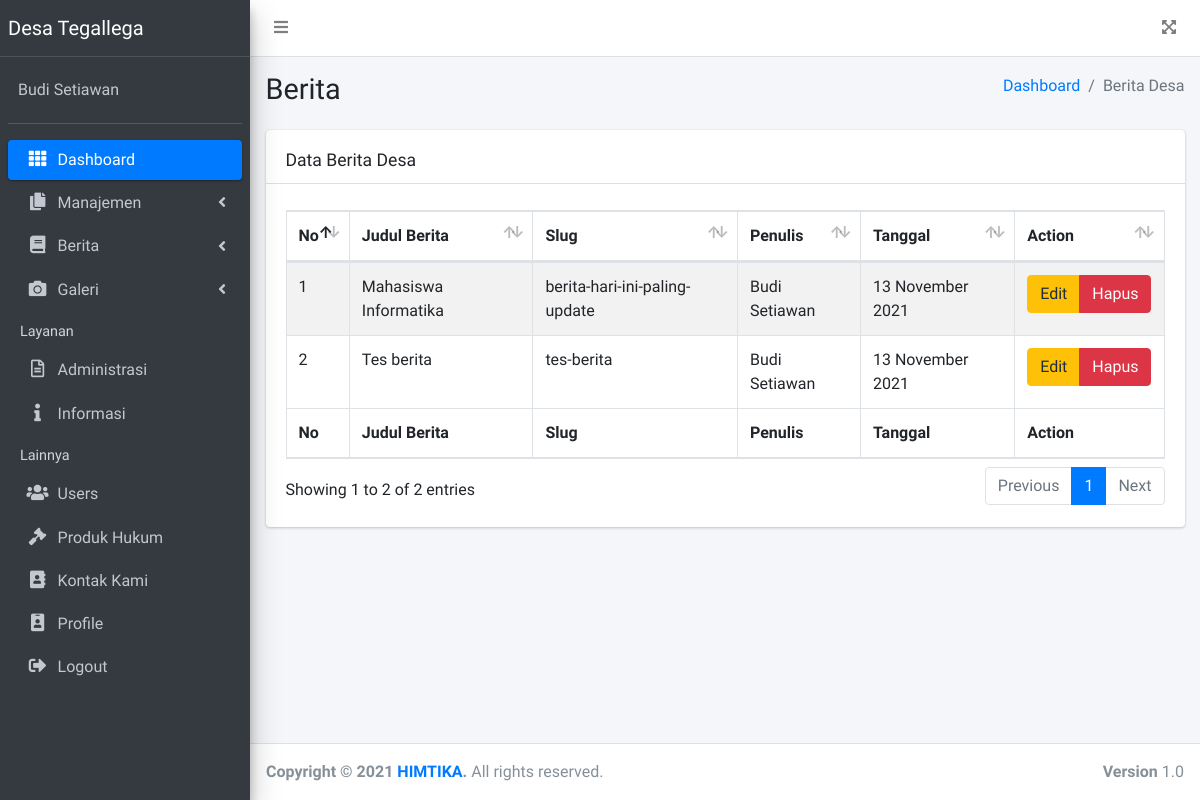
Screenshot of /backend/index?page=berita (signed in) with the database file from the repository.
### tables this page shows
CREATE TABLE `him_berita` (
  `id_berita` int(12) NOT NULL,
  `judul_berita` varchar(100) NOT NULL,
  `slug` varchar(255) NOT NULL,
  `isi_berita` text NOT NULL,
  `thumbnail` varchar(255) NOT NULL,
  `id_user` int(12) NOT NULL,
  `tanggal` date NOT NULL,
  `created_at` timestamp NOT NULL DEFAULT current_timestamp(),
  `updated_at` timestamp NOT NULL DEFAULT current_timestamp()
);

CREATE TABLE `him_user` (
  `id_user` int(12) NOT NULL,
  `nama_lengkap` varchar(50) NOT NULL,
  `email` varchar(50) NOT NULL,
  `password` varchar(255) NOT NULL,
  `created_at` timestamp NOT NULL DEFAULT current_timestamp(),
  `updated_at` timestamp NOT NULL DEFAULT current_timestamp()
);

### lib/koneksi.php (called while the page is built, shortened)
<?php
function tgl_indo($tanggal)
{
    $bulan = array(
        1 =>   'Januari',
        'Februari',
        'Maret',
        'April',
        'Mei',
        'Juni',
        'Juli',
        'Agustus',
        'September',
        'Oktober',
        'November',
        'Desember'
    );
    $pecahkan = explode('-', $tanggal);
    return $pecahkan[2] . ' ' . $bulan[(int)$pecahkan[1]] . ' ' . $pecahkan[0];
}

### backend/page/berita.php (the view, shortened to what this page needs)
<section class="content-header">
    <div class="container-fluid">
        <div class="row mb-2">
            <div class="col-sm-6">
                <h1>Berita</h1>
            </div>
            <div class="col-sm-6">
                <ol class="breadcrumb float-sm-right">
                    <li class="breadcrumb-item"><a href="index.php">Dashboard</a></li>
                    <li class="breadcrumb-item active">Berita Desa</li>
                </ol>
            </div>
        </div>
    </div>
</section>
<section class="content">
    <div class="container-fluid">
        <div class="row">
            <div class="col-12">
                <div class="card">
                    <div class="card-header">
                        <div class="d-flex justify-content-between">
                            <h3 class="card-title mt-2">Data Berita Desa</h3>
                        </div>
                    </div>
                    <div class="card-body">
                        <div class="table-responsive">
                            <table id="berita" class="table table-bordered table-striped">
                                <thead>
                                    <tr>
                                        <th>No</th>
                                        <th>Judul Berita</th>
                                        <th>Slug</th>
                                        <th>Penulis</th>
                                        <th>Tanggal</th>
                                        <th>Action</th>
                                    </tr>
                                </thead>
                                <tbody>
                                    <?php
                                    $no = 1;
                                    $query = mysqli_query($koneksi, "SELECT * FROM him_berita JOIN him_user ON him_user.id_user = him_berita.id_user ORDER BY tanggal DESC");
                                    foreach ($query as $data) {
                                    ?>
                                        <tr>
                                            <td><?= $no++ ?></td>
                                            <td><?= $data['judul_berita'] ?></td>
                                            <td><?= $data['slug'] ?></td>
                                            <td><?= $data['nama_lengkap'] ?></td>
                                            <td><?= tgl_indo($data['tanggal']) ?></td>
                                            <td>
                                                <div class="btn-group">
                                                    <a href="#" class="btn btn-warning" data-toggle="modal" data-target="#edit<?= $data['id_berita'] ?>">Edit</a>
                                                    <a href="#" class="btn btn-danger" data-toggle="modal" data-target="#delete<?= $data['id_berita'] ?>">Hapus</a>
                                                </div>
                                            </td>
                                        </tr>
                                    <?php
                                    }
                                    ?>
                                </tbody>
                                <tfoot>
                                    <th>No</th>
                                    <th>Judul Berita</th>
                                    <th>Slug</th>
                                    <th>Penulis</th>
                                    <th>Tanggal</th>
                                    <th>Action</th>
                                </tfoot>
                            </table>
                        </div>
                    </div>
                </div>
            </div>
        </div>
    </div>
</section>

### rows the page displays
him_berita: judul_berita "Mahasiswa Informatika", slug "berita-hari-ini-paling-update", id_user.nama_lengkap "Budi Setiawan", tanggal "13 November 2021"
him_berita: judul_berita "Tes berita", slug "tes-berita", id_user.nama_lengkap "Budi Setiawan", tanggal "13 November 2021"
